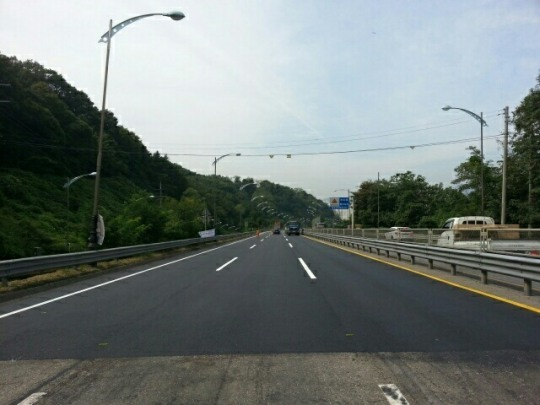
#> input picture python/road.jpg, 540 x 405 px, found by its file name
$ python test3.py
#> lines starting #> are read from the running program, lines starting #| are printed output that depends on the picture; after the words box and inside, x2 and y2 are one past the last pixel; in counts of white or black regions, pixels touching at a corner belong together
# This Python file uses the following encoding: utf-8
#-*- coding: cp949 -*-
#-*- coding: utf-8 -*-
import matplotlib.pyplot as plt
import matplotlib.image as mpimg
import numpy as np
import cv2
import random
import os, sys
#%matplotlib inline

#cap = cv2.VideoCapture('solidWhiteRight.mp4')
#cap = cv2.VideoCapture('solidYellowLeft.mp4')
cap = cv2.VideoCapture('challenge.mp4')
fit_result, l_fit_result, r_fit_result, L_lane,R_lane = [], [], [], [], []

# Define the codec and create VideoWriter object
#fourcc = cv2.VideoWriter_fourcc(*'mp4v') # Be sure to use the lower case
#out = cv2.VideoWriter('output.mp4', fourcc, 20.0, ( 960, 540 ))

# [6 lines left out: function grayscale, not called in this run]

def canny(img, low_threshold, high_threshold):
    """Applies the Canny transform"""
    return cv2.Canny(img, low_threshold, high_threshold)

def gaussian_blur(img, kernel_size):
    """Applies a Gaussian Noise kernel"""
    return cv2.GaussianBlur(img, (kernel_size, kernel_size), 0)

def region_of_interest(img, vertices):
    """
    Applies an image mask.

    Only keeps the region of the image defined by the polygon
    formed from `vertices`. The rest of the image is set to black.
    """
    #defining a blank mask to start with
    mask = np.zeros_like(img)

    #defining a 3 channel or 1 channel color to fill the mask with depending on the input image
    if len(img.shape) > 2:
        channel_count = img.shape[2]  # i.e. 3 or 4 depending on your image
        ignore_mask_color = (255,) * channel_count
    else:
        ignore_mask_color = 255

    #filling pixels inside the polygon defined by "vertices" with the fill color
    cv2.fillPoly(mask, vertices, ignore_mask_color)

    #returning the image only where mask pixels are nonzero
    masked_image = cv2.bitwise_and(img, mask)
    return masked_image


##아래 함수 사용 x##
# [20 lines left out: function draw_lines, not called in this run]

def draw_circle(img,lines, color=[0, 0, 255]):
    for line in lines:
        cv2.circle(img,(line[0],line[1]), 2, color, -1)

def hough_lines(img, rho, theta, threshold, min_line_len, max_line_gap):
    """
    `img` should be the output of a Canny transform.
    Returns an image with hough lines drawn.
    """
    lines = cv2.HoughLinesP(img, rho, theta, threshold, np.array([]), minLineLength=min_line_len, maxLineGap=max_line_gap)
    line_arr = np.zeros((img.shape[0], img.shape[1], 3), dtype=np.uint8)
    #draw_lines(line_arr, lines)
    return lines

def weighted_img(img, initial_img, α=0.8, β=1., λ=0.):
    """
    `img` is the output of the hough_lines(), An image with lines drawn on it.
    Should be a blank image (all black) with lines drawn on it.

    `initial_img` should be the image before any processing.

    The result image is computed as follows:

    initial_img * α + img * β + λ
    NOTE: initial_img and img must be the same shape!
    """
    return cv2.addWeighted(initial_img, α, img, β, λ)

def Collect_points(lines):

    # reshape [:4] to [:2]
    interp = lines.reshape(lines.shape[0]*2,2)
    # interpolation & collecting points for RANSAC
    for line in lines:
        if np.abs(line[3]-line[1]) > 5:
            tmp = np.abs(line[3]-line[1])
            a = line[0] ; b = line[1] ; c = line[2] ; d = line[3]
            slope = (line[2]-line[0])/(line[3]-line[1])
            for m in range(0,tmp,5):
                if slope>0:
                    new_point = np.array([[int(a+m*slope),int(b+m)]])
                    interp = np.concatenate((interp,new_point),axis = 0)
                elif slope<0:
                    new_point = np.array([[int(a-m*slope),int(b-m)]])
                    interp = np.concatenate((interp,new_point),axis = 0)
    return interp

def get_random_samples(lines):
    one = random.choice(lines)
    two = random.choice(lines)
    if(two[0]==one[0]): # extract again if values are overlapped
        while two[0]==one[0]:
            two = random.choice(lines)
    one, two = one.reshape(1,2), two.reshape(1,2)
    three = np.concatenate((one,two),axis=1)
    three = three.squeeze()
    return three

def compute_model_parameter(line):
    # y = mx+n
    m = (line[3] - line[1])/(line[2] - line[0])
    n = line[1] - m*line[0]
    # ax+by+c = 0
    a, b, c = m, -1, n
    par = np.array([a,b,c])
    return par

def compute_distance(par, point):
    # distance between line & point

    return np.abs(par[0]*point[:,0]+par[1]*point[:,1]+par[2])/np.sqrt(par[0]**2+par[1]**2)

def model_verification(par, lines):
    # calculate distance
    distance = compute_distance(par,lines)
    # total sum of distance between random line and sample points
    sum_dist = distance.sum(axis=0)
    # average
    avg_dist = sum_dist/len(lines)

    return avg_dist

###아래 함수 사용 x###
# [6 lines left out: function draw_extrapolate_line, not called in this run]

def get_fitline(img, f_lines):

    rows,cols = img.shape[:2]
    output = cv2.fitLine(f_lines,cv2.DIST_L2,0, 0.01, 0.01)
    vx, vy, x, y = output[0], output[1], output[2], output[3]
    x1, y1 = int(((img.shape[0]-1)-y)/vy*vx + x) , img.shape[0]-1
    x2, y2 = int(((img.shape[0]/2+100)-y)/vy*vx + x) , int(img.shape[0]/2+100)
    result = [x1,y1,x2,y2]

    return result

def draw_fitline(img, result_l,result_r, color=(255,0,255), thickness = 10):
    # draw fitting line
    try:
        lane = np.zeros_like(img)
        cv2.line(lane, (int(result_l[0]) , int(result_l[1])), (int(result_l[2]), int(result_l[3])), color, thickness)
        cv2.line(lane, (int(result_r[0]) , int(result_r[1])), (int(result_r[2]), int(result_r[3])), color, thickness)
        # add original image & extracted lane lines
        final = weighted_img(lane, img, 1,0.5)
    except:
        pass
    return final

def erase_outliers(par, lines):
    # distance between best line and sample points
    distance = compute_distance(par,lines)

    #filtered_dist = distance[distance<15]
    filtered_lines = lines[distance<13,:]
    return filtered_lines

# [12 lines left out: function smoothing, not called in this run]

def ransac_line_fitting(img, lines, min=100):
    global fit_result, l_fit_result, r_fit_result
    best_line = np.array([0,0,0])
    try:
        if(len(lines)!=0):
            for i in range(30):
                sample = get_random_samples(lines)
                parameter = compute_model_parameter(sample)
                cost = model_verification(parameter, lines)
                if cost < min: # update best_line
                    min = cost
                    best_line = parameter
                if min < 3: break
            # erase outliers based on best line
            filtered_lines = erase_outliers(best_line, lines)
            fit_result = get_fitline(img, filtered_lines)
        else:
            if (fit_result[3]-fit_result[1])/(fit_result[2]-fit_result[0]) < 0:
                l_fit_result = fit_result
                return l_fit_result
            else:
                r_fit_result = fit_result
                return r_fit_result

        if (fit_result[3]-fit_result[1])/(fit_result[2]-fit_result[0]) < 0:
            l_fit_result = fit_result
            return l_fit_result
        else:
            r_fit_result = fit_result
            return r_fit_result
    except:
        pass

#def vanishing_point(l_line,r_line):


def detect_lanes_img(img):

    height, width = img.shape[:2]
    print(height)
    print(width)

    # Set ROI
    vertices = np.array([[(50,height),(width/2-45, height/2), (width/2+45, height/2), (width-50,height)]], dtype=np.int32)
    ROI_img = region_of_interest(img, vertices)

    # Convert to grayimage
    #g_img = grayscale(img)

    # Apply gaussian filter
    blur_img = gaussian_blur(ROI_img, 3)

    # Apply Canny edge transform
    canny_img = canny(blur_img, 70, 210)
    plt.imshow(canny_img,cmap = 'gray')
    plt.show()
    # to except contours of ROI image
    vertices2 = np.array([[(50,height),(width/2-45, height/2), (width/2+45, height/2), (width-50,height)]], dtype=np.int32)
    canny_img = region_of_interest(canny_img, vertices2)
    plt.imshow(canny_img,cmap = 'gray')
    plt.show()


    # Perform hough transform
    # Get first candidates for real lane lines
    line_arr = hough_lines(canny_img, 1, 1 * np.pi/180, 30, 10, 20)

    #draw_lines(img, line_arr, thickness=2)

    line_arr = np.squeeze(line_arr)
    print(line_arr)
    # Get slope degree to separate 2 group (+ slope , - slope)
    slope_degree = (np.arctan2(line_arr[:,1] - line_arr[:,3], line_arr[:,0] - line_arr[:,2]) * 180) / np.pi

    # ignore horizontal slope lines
    line_arr = line_arr[np.abs(slope_degree)<160]
    slope_degree = slope_degree[np.abs(slope_degree)<160]
    # ignore vertical slope lines
    line_arr = line_arr[np.abs(slope_degree)>95]
    slope_degree = slope_degree[np.abs(slope_degree)>95]
    L_lines, R_lines = line_arr[(slope_degree>0),:], line_arr[(slope_degree<0),:]
    #print(L_lines)
    #print(R_lines)
    #print(line_arr.shape,'  ',L_lines.shape,'  ',R_lines.shape)

    # interpolation & collecting points for RANSAC
    L_interp = Collect_points(L_lines)
    R_interp = Collect_points(R_lines)
    # [7 lines of commented-out code are left out]
    left_fit_line = ransac_line_fitting(img, L_interp)
    right_fit_line = ransac_line_fitting(img, R_interp)
    print(left_fit_line)
    print(right_fit_line)
    '''
    # smoothing by using previous frames
    L_lane.append(left_fit_line), R_lane.append(right_fit_line)
    print(L_lane)
    print(R_lane)

    if len(L_lane) > 10:
        left_fit_line = smoothing(L_lane, 10)
    if len(R_lane) > 10:
        right_fit_line = smoothing(R_lane, 10)
    '''
    final = draw_fitline(img, left_fit_line, right_fit_line)

    return final


image = cv2.imread('road.jpg')
#> image is the input picture: shape (405, 540, 3); mean B, G, R 119.5, 122.3, 113.6
result = detect_lanes_img(image)
#| 405
#| 540
#> in region_of_interest, `cv2.fillPoly(mask, vertices, ignore_mask_color)`:
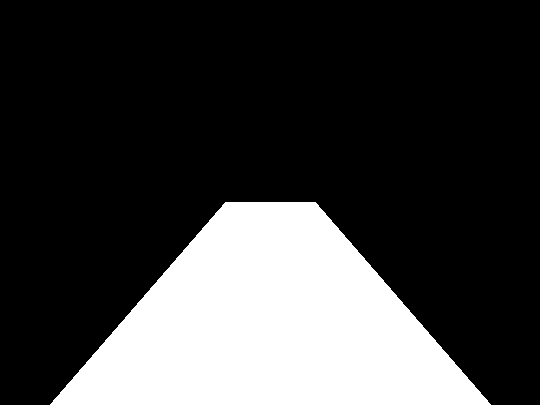
#> mask: shape (405, 540, 3); 24.7% white; 1 white region, box (x1, y1, x2, y2) and area: (50, 202, 491, 405) 53998
#> in region_of_interest, `masked_image = cv2.bitwise_and(img, mask)`:
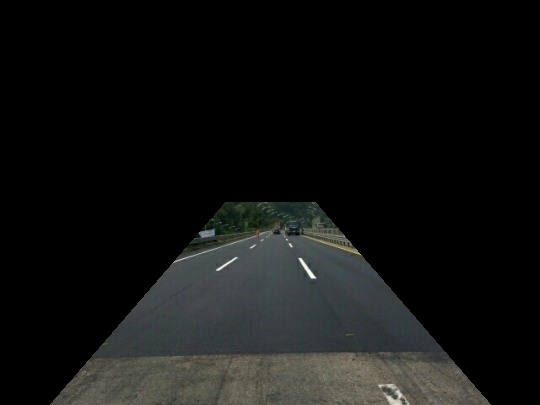
#> masked_image: shape (405, 540, 3); mean B, G, R 17.9, 18.8, 17.9
#> in canny, `return cv2.Canny(img, low_threshold, high_threshold)`:
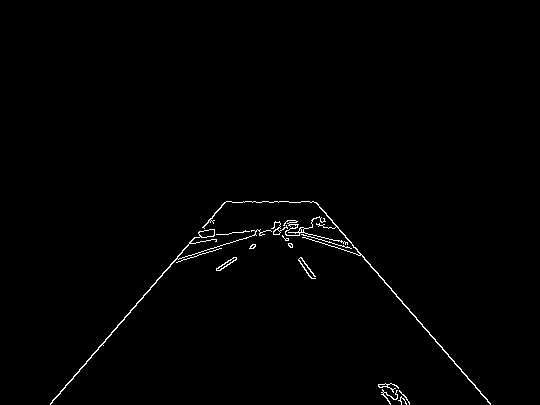
#> returned value: shape (405, 540); 0.85% white in thin lines or dots, all inside (x1, y1, x2, y2) = (50, 201, 491, 405)
#> in region_of_interest (call 2), `masked_image = cv2.bitwise_and(img, mask)`:
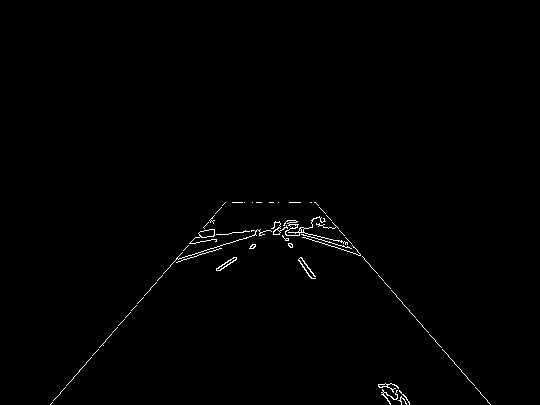
#> masked_image: shape (405, 540); 0.66% white in thin lines or dots, all inside (x1, y1, x2, y2) = (50, 202, 491, 405)
#> in hough_lines, `lines = cv2.HoughLinesP(img, rho, theta, threshold, np.array([]), minL..`: lines = 14 rows, first 6: [315, 202, 490, 404], [50, 404, 221, 207], [179, 258, 296, 222], [201, 237, 330, 219], [271, 228, 360, 255], [261, 202, 315, 276]
#> in detect_lanes_img, `line_arr = hough_lines(canny_img, 1, 1 * np.pi/180, 30, 10, 20)`: line_arr has the same summary as lines in hough_lines
#| [[315 202 490 404]
#|  [ 50 404 221 207]
#|  [179 258 296 222]
#|  [201 237 330 219]
#|  [271 228 360 255]
#|  [261 202 315 276]
#|  [274 226 357 250]
#|  [274 225 347 243]
#|  [260 202 311 278]
#|  [192 243 215 239]
#|  [ 66 385 225 202]
#|  [176 262 221 248]
#> (further printed lines are left out)
#> in detect_lanes_img, `slope_degree = (np.arctan2(line_arr[:,1] - line_arr[:,3], line_arr[:,0..`: slope_degree = [-130.9, 131, 162.9, 172.1, -163.1, -126.1, -163.9, -166.1, -123.9, 170.1, 131, 162.7, 180, 147.9]
#> in detect_lanes_img, `line_arr = line_arr[np.abs(slope_degree)<160]`: line_arr = [[315, 202, 490, 404], [50, 404, 221, 207], [261, 202, 315, 276], [260, 202, 311, 278], [66, 385, 225, 202], [216, 269, 294, 220]]
#> in detect_lanes_img, `slope_degree = slope_degree[np.abs(slope_degree)<160]`: slope_degree = [-130.9, 131, -126.1, -123.9, 131, 147.9]
#> in detect_lanes_img, `L_lines, R_lines = line_arr[(slope_degree>0),:], line_arr[(slope_degre..`: L_lines = [[50, 404, 221, 207], [66, 385, 225, 202], [216, 269, 294, 220]]; R_lines = [[315, 202, 490, 404], [261, 202, 315, 276], [260, 202, 311, 278]]
#> in Collect_points, `interp = lines.reshape(lines.shape[0]*2,2)`: interp = [[50, 404], [221, 207], [66, 385], [225, 202], [216, 269], [294, 220]]
#> the loop in Collect_points, `for line in lines:` made 3 passes
#> (tmp, a, b, c, d, slope) on passes 1 to 3: (197, 50, 404, 221, 207, -0.868), (183, 66, 385, 225, 202, -0.869), (49, 216, 269, 294, 220, -1.59)
#> after the loop in Collect_points, `for line in lines:`: interp = 93 pairs, first value 50 to 294, second value 202 to 404
#> in detect_lanes_img, `L_interp = Collect_points(L_lines)`: L_interp has the same summary as interp in Collect_points
#> the loop in Collect_points (call 2), `for line in lines:` made 3 passes
#> (line, tmp, a, c, d, slope) on passes 1 to 3: ([315, 202, 490, 404], 202, 315, 490, 404, 0.866), ([261, 202, 315, 276], 74, 261, 315, 276, 0.73), ([260, 202, 311, 278], 76, 260, 311, 278, 0.671)
#> in detect_lanes_img, `R_interp = Collect_points(R_lines)`: R_interp = 78 pairs, first value 260 to 490, second value 202 to 404
#> the loop in ransac_line_fitting, `for i in range(30):` made 30 passes
#> (sample, m in compute_model_parameter, n in compute_model_parameter, a in compute_model_parameter, c in compute_model_parameter, sum_dist in model_verification, avg_dist in model_verification, cost) on passes 1, 3, 5, 7, 17: ([79, 370, 96, 350], -1.18, 462.9, -1.18, 462.9, 692.9, 7.45, 7.45), ([148, 290, 135, 305], -1.15, 460.8, -1.15, 460.8, 619.7, 6.66, 6.66), ([131, 310, 219, 209], -1.15, 460.4, -1.15, 460.4, 611.4, 6.57, 6.57), ([144, 295, 97, 349], -1.15, 460.4, -1.15, 460.4, 611, 6.57, 6.57), ([105, 340, 197, 234], -1.15, 461, -1.15, 461, 610.6, 6.57, 6.57)
#> (sample, m in compute_model_parameter, n in compute_model_parameter, a in compute_model_parameter, c in compute_model_parameter, parameter, sum_dist in model_verification, avg_dist in model_verification) on passes 2, 4, 6, 8, 9, 10: ([294, 220, 167, 269], -0.386, 333.4, -0.386, 333.4, [-0.386, -1, 333.4], 2902.6, 31.21), ([87, 360, 188, 244], -1.15, 459.9, -1.15, 459.9, [-1.15, -1, 459.9], 622.7, 6.7), ([187, 245, 141, 299], -1.17, 464.5, -1.17, 464.5, [-1.17, -1, 464.5], 657.6, 7.07), ([180, 254, 97, 349], -1.14, 460, -1.14, 460, [-1.14, -1, 460], 614.8, 6.61), ([76, 374, 209, 220], -1.16, 462, -1.16, 462, [-1.16, -1, 462], 618.5, 6.65), ([162, 274, 161, 275], -1, 436, -1, 436, [-1, -1, 436], 939.7, 10.1)
#> after the loop in ransac_line_fitting, `for i in range(30):`: min = 6.57
#> in erase_outliers, `distance = compute_distance(par,lines)`: distance = 93 values, max 64.08 at index 5, min 0 at index 40, mean 6.57
#> in erase_outliers, `filtered_lines = lines[distance<13,:]`: filtered_lines = 81 pairs, first value 50 to 225, second value 202 to 404
#> in get_fitline, `output = cv2.fitLine(f_lines,cv2.DIST_L2,0, 0.01, 0.01)`: output = [0.655, -0.756, 138.9, 300.9]
#> in get_fitline, `vx, vy, x, y = output[0], output[1], output[2], output[3]`: vx = [0.655]; vy = [-0.756]; x = [138.9]; y = [300.9]
#> in get_fitline, `x1, y1 = int(((img.shape[0]-1)-y)/vy*vx + x) , img.shape[0]-1`: x1 = 49; y1 = 404
#> in get_fitline, `x2, y2 = int(((img.shape[0]/2+100)-y)/vy*vx + x) , int(img.shape[0]/2+..`: x2 = 137; y2 = 302
#> in get_fitline, `result = [x1,y1,x2,y2]`: result = [49, 404, 137, 302]
#> the loop in ransac_line_fitting (call 2), `for i in range(30):` made 30 passes
#> (sample, m in compute_model_parameter, n in compute_model_parameter, a in compute_model_parameter, c in compute_model_parameter, sum_dist in model_verification, avg_dist in model_verification, cost) on passes 1, 2, 5: ([293, 252, 410, 312], 0.513, 101.7, 0.513, 101.7, 1631.6, 20.92, 20.92), ([418, 322, 366, 262], 1.15, -160.3, 1.15, -160.3, 1601, 20.53, 20.53), ([462, 372, 270, 217], 0.807, -0.969, 0.807, -0.969, 1073.8, 13.77, 13.77)
#> (sample, m in compute_model_parameter, n in compute_model_parameter, a in compute_model_parameter, c in compute_model_parameter, parameter, sum_dist in model_verification, avg_dist in model_verification) on passes 3 to 4: ([283, 237, 297, 252], 1.07, -66.21, 1.07, -66.21, [1.07, -1, -66.21], 1939.8, 24.87), ([336, 227, 332, 222], 1.25, -193, 1.25, -193, [1.25, -1, -193], 1807.2, 23.17)
#| [49, 404, 137, 302]
#| [503, 404, 375, 302]
#> in draw_fitline, `cv2.line(lane, (int(result_l[0]) , int(result_l[1])), (int(result_l[2]..`:
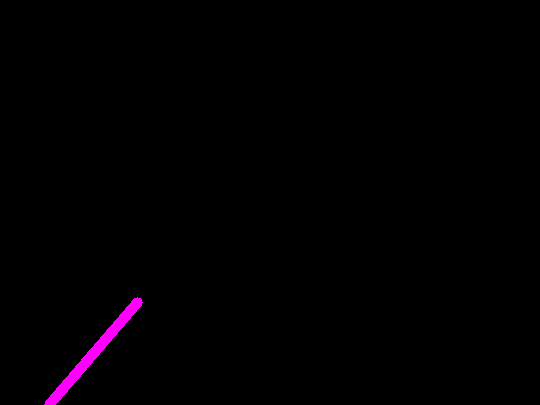
#> lane: shape (405, 540, 3); mean of channels 0, 1, 2 1.7, 0, 1.7; drawn as B, G, R
#> in draw_fitline, `cv2.line(lane, (int(result_r[0]) , int(result_r[1])), (int(result_r[2]..`:
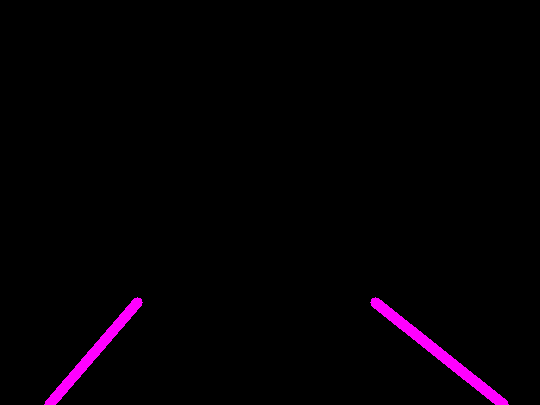
#> lane: shape (405, 540, 3); 0.82% of pixels changed, all inside (x1, y1, x2, y2) = (370, 297, 509, 405); drawn as B, G, R
cv2.imshow('result',result)
cv2.waitKey(0)
